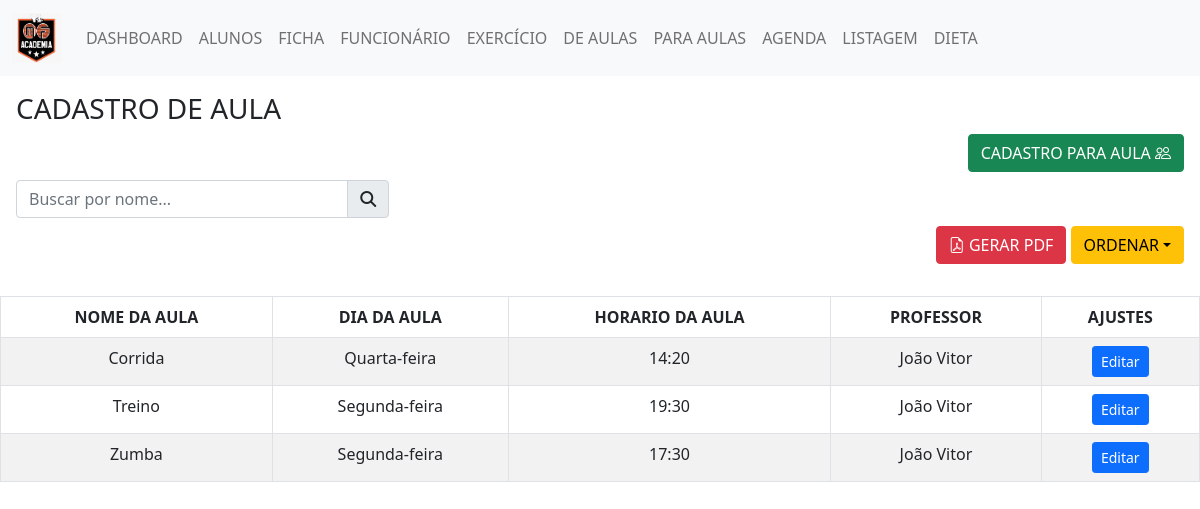
The app's page /DEAULAS/index.php with its own data.
### tables this page shows
CREATE TABLE `criar_aula` (
  `id` int(11) NOT NULL,
  `nome_aula` varchar(100) NOT NULL,
  `dia_aula` varchar(100) NOT NULL,
  `horario_aula` time NOT NULL,
  `professor_aula` varchar(100) NOT NULL
);

### Classe/Conexao.php (called while the page is built)
<?php
class Db {
    public static function conexao(){
        try {
            $conexao = new PDO("mysql:host=localhost;dbname=heman;", "root", "");
            $conexao->setAttribute(PDO::ATTR_ERRMODE, PDO::ERRMODE_EXCEPTION);
            return $conexao;
        } catch (PDOException $e) {
            return NULL;
        }
    }
}
?>

### DEAULAS/index.php (the view, shortened to what this page needs)
<!doctype html>
<html lang="pt-br">
<head>
    <link href="https://cdn.jsdelivr.net/npm/bootstrap@5.0.2/dist/css/bootstrap.min.css" rel="stylesheet">
    <link rel="stylesheet" href="https://cdn.jsdelivr.net/npm/bootstrap-icons@1.10.5/font/bootstrap-icons.css">
    <link rel="stylesheet" href="style.css">
</head>
<body>
<?php include("../Classe/Conexao.php") ?>
<?php include("../Navbar/navbar.php"); ?>
<section class="p-3">
    <h3>CADASTRO DE AULA</h3>
    <div class="text-end mb-2 conteudo-esconder-pdf">
        <button class="btn btn-success newUser " data-bs-toggle="modal" data-bs-target="#userForm">
            CADASTRO PARA AULA <i class="bi bi-people"></i>
        </button>
    </div>
    <form method="get" class="mb-2 conteudo-esconder-pdf">
        <div class="row">
            <div class="col-md-4">
                <div class="input-group">
                    <input type="text" class="form-control" placeholder="Buscar por nome...">
                    <span class="input-group-text"><i class="fas fa-search"></i></span>
                </div>
            </div>
        </div>
    </form>
    <div class="col-12 text-end conteudo-esconder-pdf">
        <div class="d-inline">
            <button class="btn btn-danger botao-gerar-pdf">
                <i class="bi bi-file-earmark-pdf"></i> GERAR PDF
            </button>
        </div>
        <div class="d-inline">
            <div class="dropdown d-inline">
                <button class="btn btn-warning dropdown-toggle" type="button" id="filterDropdown" data-bs-toggle="dropdown" aria-expanded="false">ORDENAR</button>
            </div>
        </div>
    </div>
</section>
<section>
    <div class="row">
        <div class="col-12">
            <table class="table table-striped table-hover mt-3 text-center table-bordered">
                <thead>
                    <tr>
                        <th>NOME DA AULA</th>
                        <th>DIA DA AULA</th>
                        <th>HORARIO DA AULA</th>
                        <th>PROFESSOR</th>
                        <th>AJUSTES</th>
                    </tr>
                </thead>
                <tbody>
                <?php
                    $queryAulas = Db::conexao()->query("SELECT * FROM criar_aula ORDER BY nome_aula");
                    $aulas = $queryAulas->fetchAll(PDO::FETCH_ASSOC);
                    if (!empty($aulas)) {
                        foreach ($aulas as $aula) {
                            echo "<tr>";
                            echo "<td>{$aula['nome_aula']}</td>";
                            $diaFormatado = ucfirst($aula['dia_aula']);
                            $diaFormatado = str_replace(
                                ['Segunda', 'Terça', 'Quarta', 'Quinta', 'Sexta', 'Sábado'],
                                ['Segunda-feira', 'Terça-feira', 'Quarta-feira', 'Quinta-feira', 'Sexta-feira', 'Sábado'],
                                $diaFormatado
                            );
                            echo "<td>{$diaFormatado}</td>";
                            $horarioFormatado = date('H:i', strtotime($aula['horario_aula']));
                            echo "<td>{$horarioFormatado}</td>";
                            echo "<td>{$aula['professor_aula']}</td>";
                            echo "<td>
                                <button
                                    class='btn btn-primary btn-sm editar-btn'
                                    data-id='{$aula['id']}'
                                    data-nome='{$aula['nome_aula']}'
                                    data-dia='{$aula['dia_aula']}'
                                    data-horario='{$horarioFormatado}'
                                    data-professor='{$aula['professor_aula']}'
                                    data-bs-toggle='modal'
                                    data-bs-target='#editar'>
                                    Editar
                                </button>
                            </td>";
                            echo "</tr>";
                        }
                    } else {
                        echo "<tr><td colspan='5'>Nenhuma aula cadastrada ainda</td></tr>";
                    }
                    ?>
                </tbody>
            </table>
        </div>
    </div>
</section>
</body>
</html>

### Navbar/navbar.php (shortened to what this page needs)
<nav class="navbar navbar-expand-lg navbar-light bg-light conteudo-esconder-pdf">
    <div class="container-fluid">
        <a class="navbar-brand" href="#"><img src="../Navbar/logo.jpg" alt="" srcset="" style="width: 50px; height: 50px"></a>
        <div class="collapse navbar-collapse" id="navbarNav">
            <ul class="navbar-nav">
                 <li class="nav-item">
                    <a class="nav-link" href="../Dashboard">DASHBOARD</a>
                </li>
                <li class="nav-item">
                    <a class="nav-link" href="../Matricula">ALUNOS</a>
                </li>
                <li class="nav-item">
                    <a class="nav-link" href="../Ficha">FICHA</a>
                </li>
                <li class="nav-item">
                    <a class="nav-link" href="../Funcionario">FUNCIONÁRIO</a>
                </li>
                <li class="nav-item">
                    <a class="nav-link" href="../Exercicio">EXERCÍCIO</a>
                </li>
                <li class="nav-item">
                    <a class="nav-link" href="../DEAULAS">DE AULAS</a>
                </li>
                <li class="nav-item">
                    <a class="nav-link" href="../PARAAULAS">PARA AULAS</a>
                </li>
                <li class="nav-item">
                    <a class="nav-link" href="../AGENDA">AGENDA</a>
                </li>
                <li class="nav-item">
                    <a class="nav-link" href="../Listagem">LISTAGEM</a>
                </li>
                <li class="nav-item">
                    <a class="nav-link" href="../Dieta">DIETA</a>
                </li>
            </ul>
        </div>
    </div>
</nav>

### DEAULAS/index.php (style rules this page uses)
.input-group { max-width: 545px; }

### records on screen
criar_aula: nome_aula "Corrida", dia_aula "Quarta-feira", horario_aula "14:20", professor_aula "João Vitor"
criar_aula: nome_aula "Treino", dia_aula "Segunda-feira", horario_aula "19:30", professor_aula "João Vitor"
criar_aula: nome_aula "Zumba", dia_aula "Segunda-feira", horario_aula "17:30", professor_aula "João Vitor"
